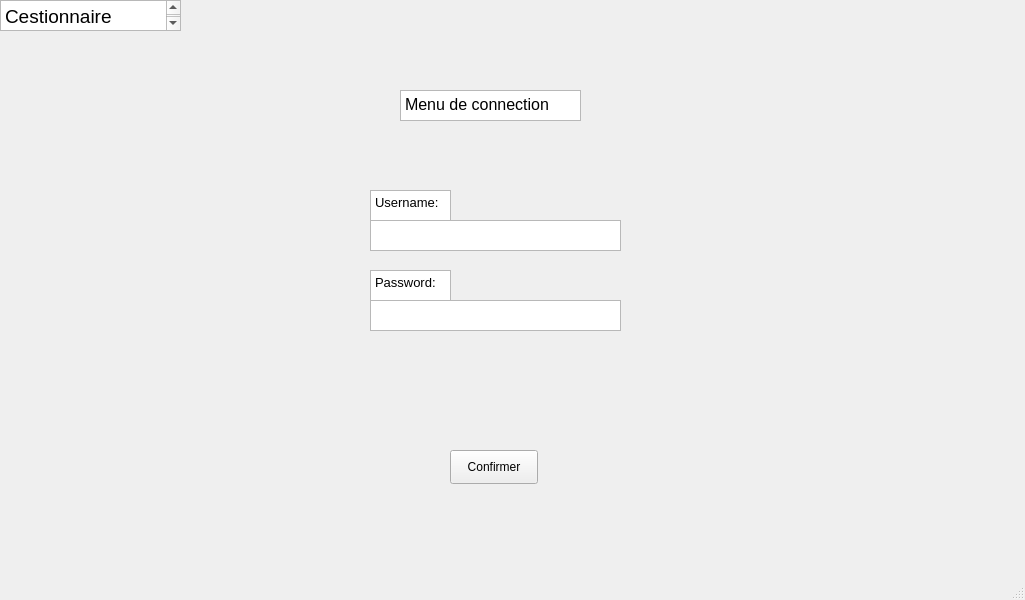
<?xml version="1.0" encoding="UTF-8"?>
<ui version="4.0">
 <class>MainWindow</class>
 <widget class="QMainWindow" name="MainWindow">
  <property name="geometry">
   <rect>
    <x>0</x>
    <y>0</y>
    <width>1025</width>
    <height>600</height>
   </rect>
  </property>
  <property name="windowTitle">
   <string>MainWindow</string>
  </property>
  <widget class="QWidget" name="centralwidget">
   <widget class="QTextBrowser" name="textBrowser">
    <property name="geometry">
     <rect>
      <x>400</x>
      <y>90</y>
      <width>181</width>
      <height>31</height>
     </rect>
    </property>
    <property name="html">
     <string>&lt;!DOCTYPE HTML PUBLIC &quot;-//W3C//DTD HTML 4.0//EN&quot; &quot;http://www.w3.org/TR/REC-html40/strict.dtd&quot;&gt;
&lt;html&gt;&lt;head&gt;&lt;meta name=&quot;qrichtext&quot; content=&quot;1&quot; /&gt;&lt;meta charset=&quot;utf-8&quot; /&gt;&lt;style type=&quot;text/css&quot;&gt;
p, li { white-space: pre-wrap; }
hr { height: 1px; border-width: 0; }
li.unchecked::marker { content: &quot;\2610&quot;; }
li.checked::marker { content: &quot;\2612&quot;; }
&lt;/style&gt;&lt;/head&gt;&lt;body style=&quot; font-family:'Noto Sans'; font-size:10pt; font-weight:400; font-style:normal;&quot;&gt;
&lt;p style=&quot; margin-top:0px; margin-bottom:0px; margin-left:0px; margin-right:0px; -qt-block-indent:0; text-indent:0px;&quot;&gt;&lt;span style=&quot; font-size:12pt;&quot;&gt;Menu de connection&lt;/span&gt;&lt;/p&gt;&lt;/body&gt;&lt;/html&gt;</string>
    </property>
   </widget>
   <widget class="QTextBrowser" name="textBrowser_2">
    <property name="geometry">
     <rect>
      <x>0</x>
      <y>0</y>
      <width>181</width>
      <height>31</height>
     </rect>
    </property>
    <property name="html">
     <string>&lt;!DOCTYPE HTML PUBLIC &quot;-//W3C//DTD HTML 4.0//EN&quot; &quot;http://www.w3.org/TR/REC-html40/strict.dtd&quot;&gt;
&lt;html&gt;&lt;head&gt;&lt;meta name=&quot;qrichtext&quot; content=&quot;1&quot; /&gt;&lt;meta charset=&quot;utf-8&quot; /&gt;&lt;style type=&quot;text/css&quot;&gt;
p, li { white-space: pre-wrap; }
hr { height: 1px; border-width: 0; }
li.unchecked::marker { content: &quot;\2610&quot;; }
li.checked::marker { content: &quot;\2612&quot;; }
&lt;/style&gt;&lt;/head&gt;&lt;body style=&quot; font-family:'Noto Sans'; font-size:10pt; font-weight:400; font-style:normal;&quot;&gt;
&lt;p style=&quot; margin-top:0px; margin-bottom:0px; margin-left:0px; margin-right:0px; -qt-block-indent:0; text-indent:0px;&quot;&gt;&lt;span style=&quot; font-size:14pt;&quot;&gt;Cestionnaire&lt;/span&gt;&lt;/p&gt;&lt;/body&gt;&lt;/html&gt;</string>
    </property>
   </widget>
   <widget class="QPushButton" name="pushButton">
    <property name="geometry">
     <rect>
      <x>450</x>
      <y>450</y>
      <width>88</width>
      <height>34</height>
     </rect>
    </property>
    <property name="text">
     <string>Confirmer</string>
    </property>
   </widget>
   <widget class="QTextEdit" name="textEdit">
    <property name="geometry">
     <rect>
      <x>370</x>
      <y>220</y>
      <width>251</width>
      <height>31</height>
     </rect>
    </property>
   </widget>
   <widget class="QTextEdit" name="textEdit_2">
    <property name="geometry">
     <rect>
      <x>370</x>
      <y>300</y>
      <width>251</width>
      <height>31</height>
     </rect>
    </property>
   </widget>
   <widget class="QTextBrowser" name="textBrowser_3">
    <property name="geometry">
     <rect>
      <x>370</x>
      <y>190</y>
      <width>81</width>
      <height>31</height>
     </rect>
    </property>
    <property name="html">
     <string>&lt;!DOCTYPE HTML PUBLIC &quot;-//W3C//DTD HTML 4.0//EN&quot; &quot;http://www.w3.org/TR/REC-html40/strict.dtd&quot;&gt;
&lt;html&gt;&lt;head&gt;&lt;meta name=&quot;qrichtext&quot; content=&quot;1&quot; /&gt;&lt;meta charset=&quot;utf-8&quot; /&gt;&lt;style type=&quot;text/css&quot;&gt;
p, li { white-space: pre-wrap; }
hr { height: 1px; border-width: 0; }
li.unchecked::marker { content: &quot;\2610&quot;; }
li.checked::marker { content: &quot;\2612&quot;; }
&lt;/style&gt;&lt;/head&gt;&lt;body style=&quot; font-family:'Noto Sans'; font-size:10pt; font-weight:400; font-style:normal;&quot;&gt;
&lt;p style=&quot; margin-top:0px; margin-bottom:0px; margin-left:0px; margin-right:0px; -qt-block-indent:0; text-indent:0px;&quot;&gt;Username:&lt;/p&gt;&lt;/body&gt;&lt;/html&gt;</string>
    </property>
   </widget>
   <widget class="QTextBrowser" name="textBrowser_4">
    <property name="geometry">
     <rect>
      <x>370</x>
      <y>270</y>
      <width>81</width>
      <height>31</height>
     </rect>
    </property>
    <property name="html">
     <string>&lt;!DOCTYPE HTML PUBLIC &quot;-//W3C//DTD HTML 4.0//EN&quot; &quot;http://www.w3.org/TR/REC-html40/strict.dtd&quot;&gt;
&lt;html&gt;&lt;head&gt;&lt;meta name=&quot;qrichtext&quot; content=&quot;1&quot; /&gt;&lt;meta charset=&quot;utf-8&quot; /&gt;&lt;style type=&quot;text/css&quot;&gt;
p, li { white-space: pre-wrap; }
hr { height: 1px; border-width: 0; }
li.unchecked::marker { content: &quot;\2610&quot;; }
li.checked::marker { content: &quot;\2612&quot;; }
&lt;/style&gt;&lt;/head&gt;&lt;body style=&quot; font-family:'Noto Sans'; font-size:10pt; font-weight:400; font-style:normal;&quot;&gt;
&lt;p style=&quot; margin-top:0px; margin-bottom:0px; margin-left:0px; margin-right:0px; -qt-block-indent:0; text-indent:0px;&quot;&gt;Password:&lt;/p&gt;&lt;/body&gt;&lt;/html&gt;</string>
    </property>
   </widget>
  </widget>
  <widget class="QMenuBar" name="menubar">
   <property name="geometry">
    <rect>
     <x>0</x>
     <y>0</y>
     <width>1025</width>
     <height>30</height>
    </rect>
   </property>
  </widget>
  <widget class="QStatusBar" name="statusbar"/>
 </widget>
 <resources/>
 <connections/>
</ui>
